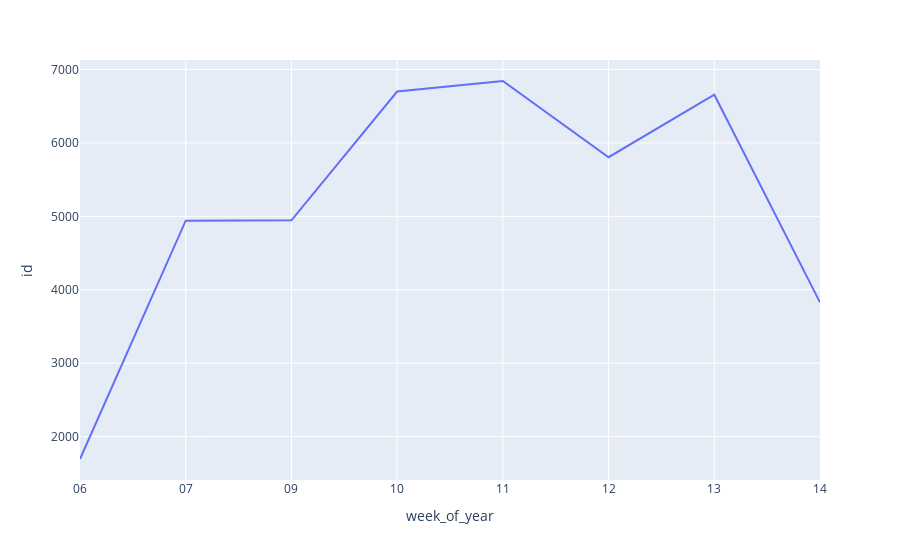

Write notebook code for a chart like this one.
### Markdown cell above
### 2.1.2 Quantity orders per week

### Code cell
df2['week_of_year'] = df2['order_date'].dt.strftime('%U')
df_aux = df2.groupby('week_of_year')['id'].count().reset_index()
px.line(df_aux, 'week_of_year', 'id')

### Figure 1 — Plotly figure (JSON) as saved in the notebook; plotly's stock layout.template omitted (floating-point values rounded to 4 significant figures)
{"data": [{"hovertemplate": "week_of_year=%{x}<br>id=%{y}<extra></extra>", "legendgroup": "", "line": {"color": "#636efa", "dash": "solid"}, "marker": {"symbol": "circle"}, "mode": "lines", "name": "", "orientation": "v", "showlegend": false, "type": "scatter", "x": ["06", "07", "09", "10", "11", "12", "13", "14"], "xaxis": "x", "y": [1695, 4941, 4947, 6700, 6844, 5806, 6657, 3829], "yaxis": "y"}], "layout": {"legend": {"tracegroupgap": 0}, "margin": {"t": 60}, "xaxis": {"anchor": "y", "domain": [0, 1], "title": {"text": "week_of_year"}}, "yaxis": {"anchor": "x", "domain": [0, 1], "title": {"text": "id"}}}}
